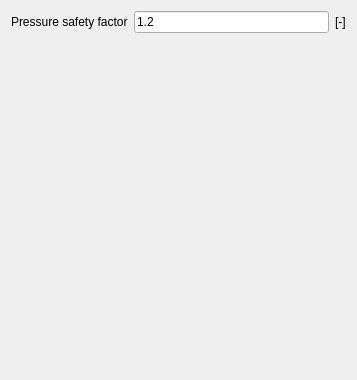
            <widget class="QWidget" name="scrollAreaWidgetContents_2">
             <property name="geometry">
              <rect>
               <x>0</x>
               <y>0</y>
               <width>357</width>
               <height>380</height>
              </rect>
             </property>
             <layout class="QGridLayout" name="gridLayout_7">
              <item row="0" column="0">
               <widget class="QLabel" name="label_SF">
                <property name="text">
                 <string>Pressure safety factor</string>
                </property>
               </widget>
              </item>
              <item row="0" column="1">
               <widget class="QLineEdit" name="line_SF">
                <property name="text">
                 <string>1.2</string>
                </property>
               </widget>
              </item>
              <item row="1" column="0">
               <spacer name="verticalSpacer_5">
                <property name="orientation">
                 <enum>Qt::Vertical</enum>
                </property>
                <property name="sizeHint" stdset="0">
                 <size>
                  <width>20</width>
                  <height>319</height>
                 </size>
                </property>
               </spacer>
              </item>
              <item row="0" column="2">
               <widget class="QLabel" name="label_no_7">
                <property name="text">
                 <string>[-]</string>
                </property>
               </widget>
              </item>
             </layout>
            </widget>
